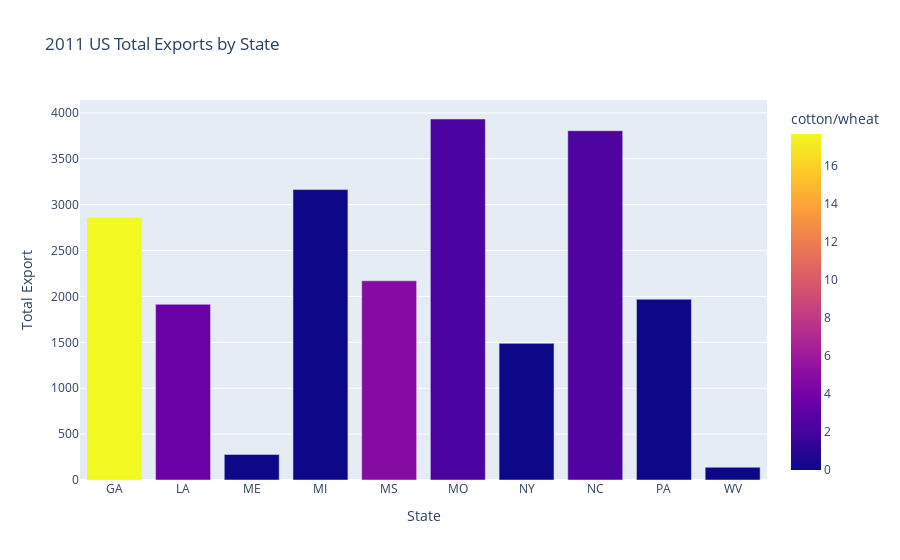

Write notebook code for a chart like this one.
### Code cell
fig = px.bar(df2, x='code', y='total exports', 
             color='cotton/wheat',
             title="2011 US Total Exports by State",
             labels={'code':'State', 'total exports':'Total Export'})
fig.show()

### Figure 1 — Plotly figure (JSON) as saved in the notebook; plotly's stock layout.template omitted (floating-point values rounded to 4 significant figures)
{"data": [{"alignmentgroup": "True", "hoverlabel": {"namelength": 0}, "hovertemplate": "State=%{x}<br>Total Export=%{y}<br>cotton/wheat=%{marker.color}", "legendgroup": "", "marker": {"color": [17.65, 3.563, 0, 0, 4.841, 2.135, 0, 2.351, 0, 0], "coloraxis": "coloraxis"}, "name": "", "offsetgroup": "", "orientation": "v", "showlegend": false, "textposition": "auto", "type": "bar", "x": ["GA", "LA", "ME", "MI", "MS", "MO", "NY", "NC", "PA", "WV"], "xaxis": "x", "y": [2861.0, 1914.0, 278.4, 3164.0, 2171.0, 3933.0, 1489.0, 3806.0, 1970.0, 138.9], "yaxis": "y"}], "layout": {"barmode": "relative", "coloraxis": {"colorbar": {"title": {"text": "cotton/wheat"}}, "colorscale": [[0, "#0d0887"], [0.1111, "#46039f"], [0.2222, "#7201a8"], [0.3333, "#9c179e"], [0.4444, "#bd3786"], [0.5556, "#d8576b"], [0.6667, "#ed7953"], [0.7778, "#fb9f3a"], [0.8889, "#fdca26"], [1, "#f0f921"]]}, "legend": {"tracegroupgap": 0}, "title": {"text": "2011 US Total Exports by State"}, "xaxis": {"anchor": "y", "domain": [0, 1], "title": {"text": "State"}}, "yaxis": {"anchor": "x", "domain": [0, 1], "title": {"text": "Total Export"}}}}
